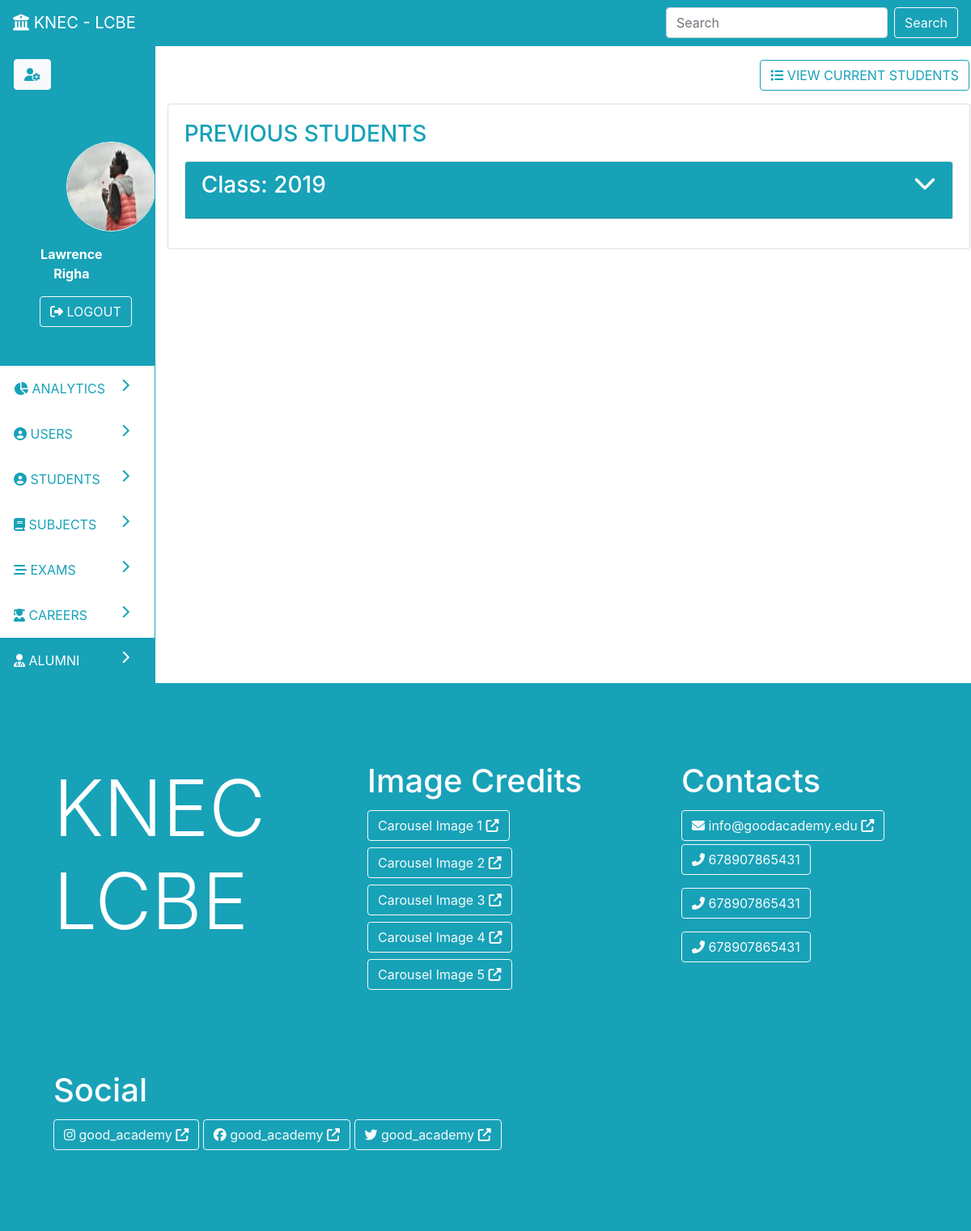
The app's page /alumni (signed in) with its own data.
### parent/models.py (models this page shows, shortened)
class User(db.Model, UserMixin):
	id = db.Column(db.Integer, primary_key=True)
	first_name = db.Column(db.String(19), nullable=False)
	middle_name = db.Column(db.String(19), nullable=False)
	last_name = db.Column(db.String(19), nullable=False)
	email = db.Column(db.String(19), unique=True, nullable=False)
	exams = db.relationship('Exam', backref='teacher', lazy=True, cascade='all, delete')
	photo = db.Column(db.String(111), nullable=False, default='default-profile.jpg')
	utype = db.Column(db.String(11), nullable=False, default='admin')
	student = db.relationship('Student', backref='user', uselist=False, lazy=True, cascade='all, delete')
	password = db.Column(db.String(119), nullable=False)
	created_at = db.Column(db.DateTime, nullable=False, default=datetime.utcnow)
	updated_at = db.Column(db.DateTime, nullable=True, onupdate=datetime.utcnow)

class Group(db.Model):
	id = db.Column(db.Integer, primary_key=True)
	year = db.Column(db.String(19), nullable=False)
	students = db.relationship('Student', backref='group', lazy=True, cascade='all, delete')
	status = db.Column(db.String(19), nullable=False, default='ongoing')
	exams = db.relationship('Exam', backref='group', lazy=True, cascade='all, delete')
	created_at = db.Column(db.DateTime, nullable=False, default=datetime.utcnow)
	updated_at = db.Column(db.DateTime, nullable=True, onupdate=datetime.utcnow)

### parent/routes.py (the view)
@app.route('/alumni', methods=['POST', 'GET'])
@login_required
def alumni():
	if current_user.utype != 'admin':
		abort(403)
	groups = Group.query.filter_by(status='alumni')
	return render_template('admin/alumni.html', nav='dash', page='alumni', action='read', groups=groups)

### parent/models.py (called while the page is built)
@login_manager.user_loader
def load_user(user_id):
	return User.query.get(int(user_id))

### parent/templates/admin/alumni.html (shortened to what this page needs)
{% extends 'admin-dash.html' %}
{% block pagedata %}
{% if action=='read' %}
<div class="row">
	<div class="col p-3">
		<a class="btn float-right btn-outline-info" href="{{ url_for('students') }}"><i class="fas fa-list"></i> VIEW CURRENT STUDENTS</a>
	</div>
</div>
<div class="card">
	<div class="card-body">
		<h3 class="card-title text-info">PREVIOUS STUDENTS</h3>
		{% for group in groups %}
		<div class="card my-3">
			<div class="card-header bg-info text-white" data-toggle="collapse" data-target="#{% print(group.id) %}" aria-expanded="false" aria-controls="{% print(group.id) %}">
				<h3 class="card-title">Class: {% print(group.year) %} <i class="fas fa-chevron-down float-right"></i></h3>
			</div>
		</div>
		{% endfor %}
	</div>
</div>
{% endif %}
{% endblock %}

### parent/templates/admin-dash.html (shortened to what this page needs)
{% extends 'base.html' %}
{%block content%}
<div class="row border border-info">
	<div class="col-2">
		<div class="side-nav ">
			<div class="row bg-info p-3">
				<div class="col"><a href="{{ url_for('update_user_profile') }}" class="btn btn-light text-info"><i class="fas fa-user-cog"></i></a></div>
			</div>
			<div class="row bg-info p-5">
				<div class="col text-center">
					<div class="row">
						<div class="col px-5">
							<img style="width: 111px; height: 111px" class="border border-white rounded-circle" src="{{ url_for('static', filename='profiles/'+current_user.photo) }}">
						</div>
					</div>
					<div class="row">
						<div class="col p-3 text-white"><b>{{ current_user.first_name }} {{ current_user.last_name }}</b></div>
					</div>
					<div class="row">
						<div class="col"><a href="{{ url_for('logout') }}" class="btn btn-outline-light"><i class="fas fa-sign-out-alt"></i> LOGOUT</a></div>
					</div>
				</div>
			</div>
			<a id="analytics" class="row nav-link btn-outline-info p-3" href="{{ url_for('admin_dash') }}">
				<div class="col"><i class="fas fa-chart-pie"></i> ANALYTICS <i class="fas fa-chevron-right float-right"></i></div>
			</a>
			<a id="users" class="row nav-link nav-link btn-outline-info p-3" href="{{ url_for('users') }}">
				<div class="col"><i class="fas fa-user-circle"></i> USERS <i class="fas fa-chevron-right float-right"></i></div>
			</a>
			<a id="students" class="row nav-link btn-outline-info p-3" href="{{ url_for('students') }}">
				<div class="col"><i class="fas fa-user-circle"></i> STUDENTS <i class="fas fa-chevron-right float-right"></i></div>
			</a>
			<a id="subjects" class="row nav-link btn-outline-info p-3" href="{{ url_for('subjects') }}">
				<div class="col"><i class="fas fa-book"></i> SUBJECTS <i class="fas fa-chevron-right float-right"></i></div>
			</a>
			<a id="exams" class="row nav-link btn-outline-info p-3" href="{{ url_for('exams') }}">
				<div class="col"><i class="fas fa-stream"></i> EXAMS <i class="fas fa-chevron-right float-right"></i></div>
			</a>
			<a id="careers" class="row nav-link btn-outline-info p-3" href="{{ url_for('careers') }}">
				<div class="col"><i class="fas fa-user-graduate"></i> CAREERS <i class="fas fa-chevron-right float-right"></i></div>
			</a>
			<a id="alumni" class="row nav-link btn-outline-info p-3" href="{{ url_for('alumni') }}">
				<div class="col"><i class="fas fa-user-md"></i> ALUMNI <i class="fas fa-chevron-right float-right"></i></div>
			</a>
		</div>
	</div>
	<div class="col-10 border-left border-info">
		<div class="row justify-content-center">
			<div class="col-md-6">
			</div>
		</div>
		{%block pagedata%}{%endblock%}
	</div>
</div>
{%endblock%}

### records on screen
User: photo (picture), first_name "Lawrence", last_name "Righa"
Group: year "2019"
